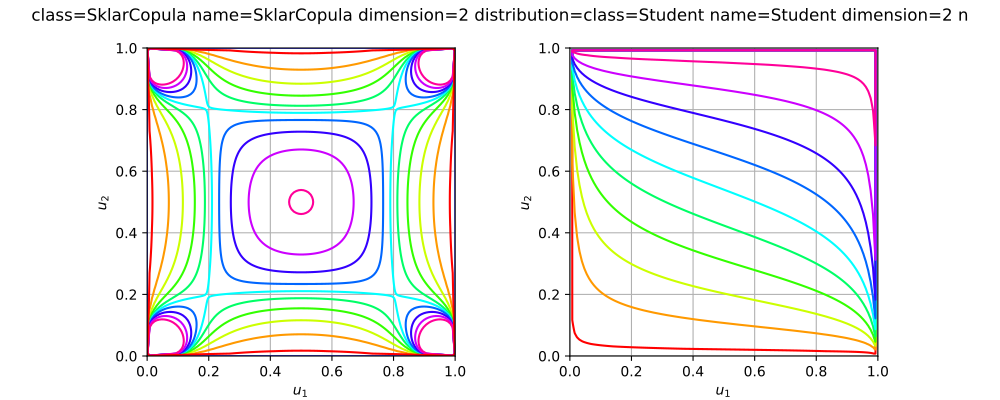

This figure's Python source:
import openturns as ot
from matplotlib import pyplot as plt
from openturns.viewer import View
if ot.SklarCopula().__class__.__name__ == 'EmpiricalBernsteinCopula':
    sample = ot.Dirichlet([1.0, 2.0, 3.0]).getSample(100)
    copula = ot.EmpiricalBernsteinCopula(sample, 4)
elif ot.SklarCopula().__class__.__name__ == 'ExtremeValueCopula':
    copula = ot.ExtremeValueCopula(ot.SymbolicFunction("t", "t^3/2-t/2+1"))
elif ot.SklarCopula().__class__.__name__ == 'MaximumEntropyOrderStatisticsCopula':
    marginals = [ot.Beta(1.5, 3.2, 0.0, 1.0),  ot.Beta(2.0, 4.3, 0.5, 1.2)]
    copula = ot.MaximumEntropyOrderStatisticsCopula(marginals)
elif ot.SklarCopula().__class__.__name__ == 'NormalCopula':
    R = ot.CorrelationMatrix(2)
    R[1, 0] = 0.8
    copula = ot.NormalCopula(R)
elif ot.SklarCopula().__class__.__name__ == 'SklarCopula':
    student = ot.Student(3.0, [1.0]*2, [3.0]*2, ot.CorrelationMatrix(2))
    copula =  ot.SklarCopula(student)
else:
    copula = ot.SklarCopula()
if copula.getDimension() == 1:
    copula = ot.SklarCopula(2)
copula.setDescription(['$u_1$', '$u_2$'])
pdf_graph = copula.drawPDF()
cdf_graph = copula.drawCDF()
fig = plt.figure(figsize=(10, 4))
pdf_axis = fig.add_subplot(121)
cdf_axis = fig.add_subplot(122)
View(pdf_graph, figure=fig, axes=[pdf_axis], add_legend=False, square_axes=True)
View(cdf_graph, figure=fig, axes=[cdf_axis], add_legend=False, square_axes=True)
title = str(copula)[:100].split('\n')[0]
fig.suptitle(title)
